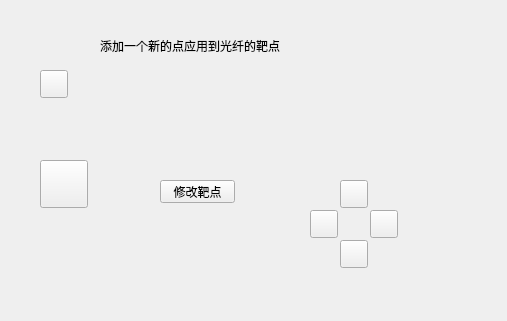
<?xml version="1.0" encoding="UTF-8"?>
<ui version="4.0">
 <class>Form</class>
 <widget class="QWidget" name="Form">
  <property name="geometry">
   <rect>
    <x>0</x>
    <y>0</y>
    <width>507</width>
    <height>321</height>
   </rect>
  </property>
  <property name="windowTitle">
   <string>Form</string>
  </property>
  <widget class="QPushButton" name="btn_back">
   <property name="geometry">
    <rect>
     <x>40</x>
     <y>70</y>
     <width>28</width>
     <height>28</height>
    </rect>
   </property>
   <property name="text">
    <string/>
   </property>
  </widget>
  <widget class="QPushButton" name="btn_target">
   <property name="geometry">
    <rect>
     <x>160</x>
     <y>180</y>
     <width>75</width>
     <height>23</height>
    </rect>
   </property>
   <property name="text">
    <string>修改靶点</string>
   </property>
  </widget>
  <widget class="QLabel" name="label">
   <property name="geometry">
    <rect>
     <x>100</x>
     <y>30</y>
     <width>201</width>
     <height>31</height>
    </rect>
   </property>
   <property name="text">
    <string>添加一个新的点应用到光纤的靶点</string>
   </property>
  </widget>
  <widget class="QPushButton" name="btn_up">
   <property name="geometry">
    <rect>
     <x>340</x>
     <y>180</y>
     <width>28</width>
     <height>28</height>
    </rect>
   </property>
   <property name="text">
    <string/>
   </property>
  </widget>
  <widget class="QPushButton" name="btn_left">
   <property name="geometry">
    <rect>
     <x>310</x>
     <y>210</y>
     <width>28</width>
     <height>28</height>
    </rect>
   </property>
   <property name="text">
    <string/>
   </property>
  </widget>
  <widget class="QPushButton" name="btn_down">
   <property name="geometry">
    <rect>
     <x>340</x>
     <y>240</y>
     <width>28</width>
     <height>28</height>
    </rect>
   </property>
   <property name="text">
    <string/>
   </property>
  </widget>
  <widget class="QPushButton" name="btn_right">
   <property name="geometry">
    <rect>
     <x>370</x>
     <y>210</y>
     <width>28</width>
     <height>28</height>
    </rect>
   </property>
   <property name="text">
    <string/>
   </property>
  </widget>
  <widget class="QPushButton" name="btn_target_2">
   <property name="geometry">
    <rect>
     <x>40</x>
     <y>160</y>
     <width>48</width>
     <height>48</height>
    </rect>
   </property>
   <property name="text">
    <string/>
   </property>
  </widget>
 </widget>
 <resources/>
 <connections/>
</ui>
